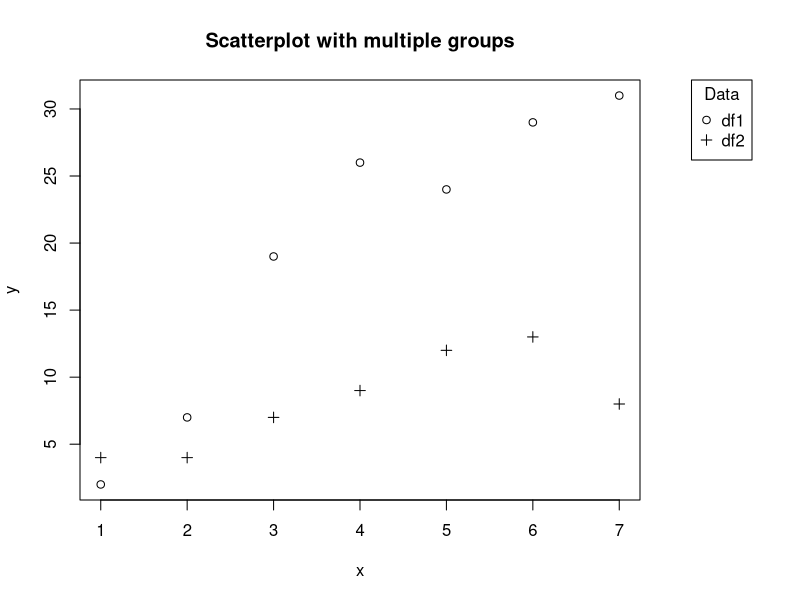
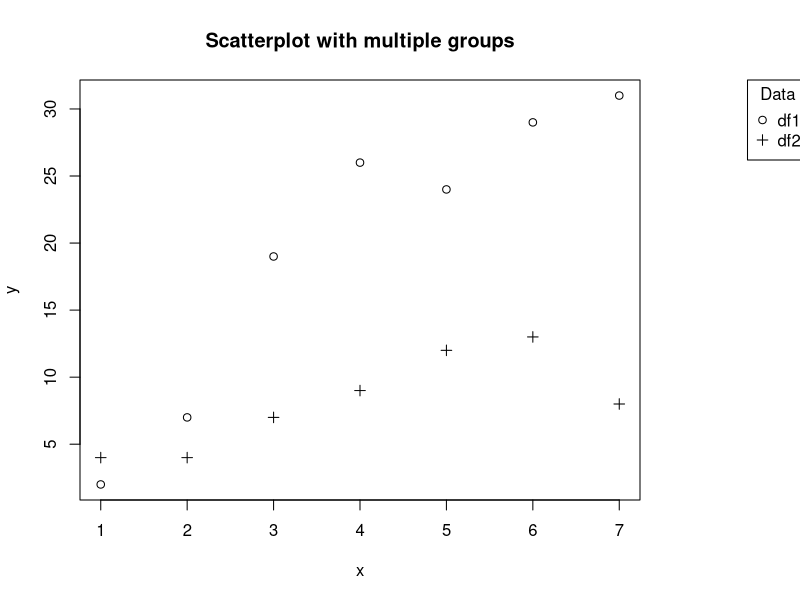
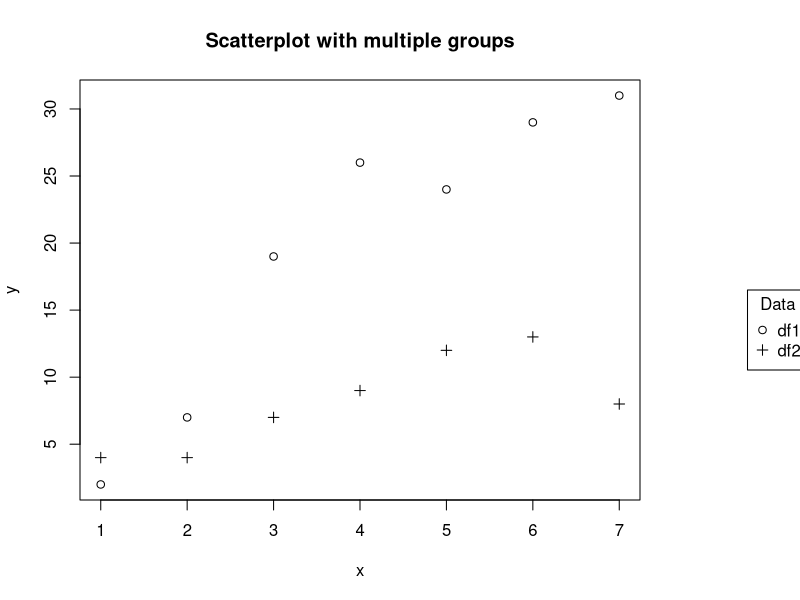

Write R code to recreate these figures, in order.
# create the data
df1 <- data.frame(x=c(1, 2, 3, 4, 5, 6, 7), 
                 y=c(2, 7, 19, 26, 24, 29, 31))
df2 <- data.frame(x=c(1, 2, 3, 4, 5, 6, 7),
                  y=c(4, 4, 7, 9, 12, 13, 8))

# add extra space to the right of the plot
par(mar=c(5, 4, 4, 8), xpd=TRUE)

# plot both data frames
plot(y~x, df1, pch=1, main="Scatterplot with multiple groups")
points(y~x, df2, pch=3)

# add legend outside of plot
legend("topright", inset = c(-0.2, 0), legend=c("df1", "df2"), pch=c(1, 3), title="Data")

# modify the legend location
# add extra spcae to the right of the plot
par(mar=c(5, 4, 4, 8), xpd=TRUE)

# plot both data frames
plot(y~x, df1, pch=1, main="Scatterplot with multiple groups")
points(y~x, df2, pch=3)

# add legend  outside of plot
legend("topright", inset = c(-0.3, 0), legend=c("df1", "df2"), pch = c(1, 3), title="Data")

#add extra space to the right of the plot
par(mar=c(5, 4, 4, 8), xpd=TRUE)

#plot both data frames
plot(y ~ x, df1, pch=1, main="Scatterplot with multiple groups")
points(y ~ x, df2, pch=3)

#add legend outside of plot
legend("topright", inset=c(-0.3, .5), legend=c("df1","df2"), pch=c(1,3), title="Data")
